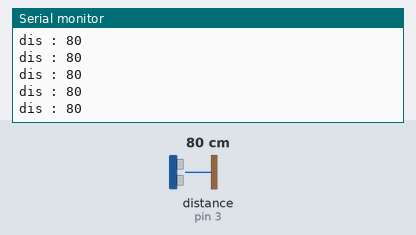
Recording of a sketch running on a simulated Arduino Uno, built with avr-gcc and run on an emulated ATmega328P. Shown: the last lines printed to the serial monitor. Wiring (inferred from the names in the program): ultrasonic range finder: trigger pin 4; echo pin 3. Inputs (shaded band) come from the test bench; at power-on: distance to the obstacle (sensor on pin 3) 80 cm. The echo pulse lasts 58.3 µs per cm.

Above: at 1.2 s.
1.3 s: distance to the obstacle (sensor on pin 3) set to 2 cm
At 1.8 s:
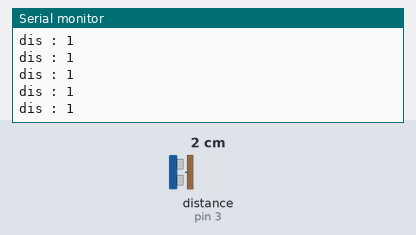
4.3 s: distance to the obstacle (sensor on pin 3) set to 299 cm
At 4.8 s:
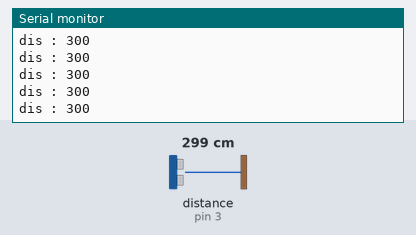
7.3 s: distance to the obstacle (sensor on pin 3) set to 4 cm
At 8.3 s:
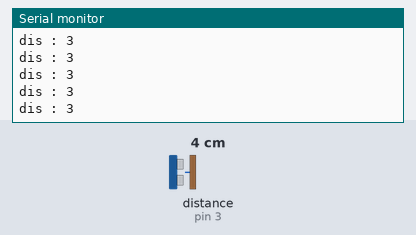
10.3 s: distance to the obstacle (sensor on pin 3) set to 299 cm
At 10.8 s:
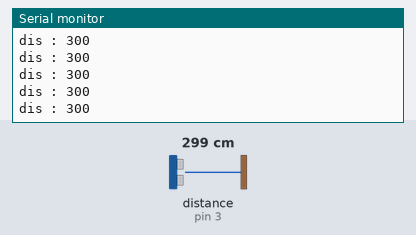
Timing chart, 0 to 13.3 s (numbered marks = the images above; inputs shaded):
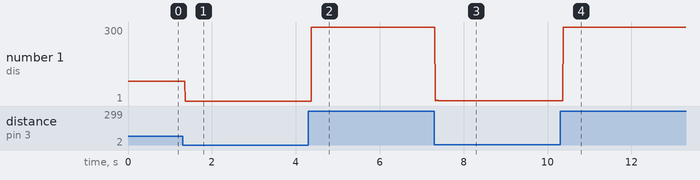

Measured:
- after the input at 1.3 s, the serial monitor: prints a new line after 0.07 s (image 1)
- after the input at 4.3 s, the serial monitor: prints a new line after 0.07 s (image 2)
- after the input at 7.3 s, the serial monitor: prints a new line at once (image 3)
- plotted number 1: 80 → 1 after the input at 1.3 s, 1 → 300 after the input at 4.3 s, 300 → 3 after the input at 7.3 s

The sketch:

Ultrasonic_simple.ino.ino
```cpp
int trig = 4 ;
int echo = 3 ;
int led[] = {5,6,7,8,9,10,11,12,13};

void setup() {
  // put your setup code here, to run once:
  pinMode(trig, OUTPUT);
  pinMode(echo, INPUT);
  Serial.begin(9600);
}

void loop() {
  // put your main code here, to run repeatedly:
  digitalWrite(trig , HIGH);
  delayMicroseconds(10);
  digitalWrite(trig, LOW);

  int duration = pulseIn(echo, HIGH);
  int dis = duration / 29 / 2 ;

  Serial.print("dis : ");
  Serial.println(dis);
}
```
